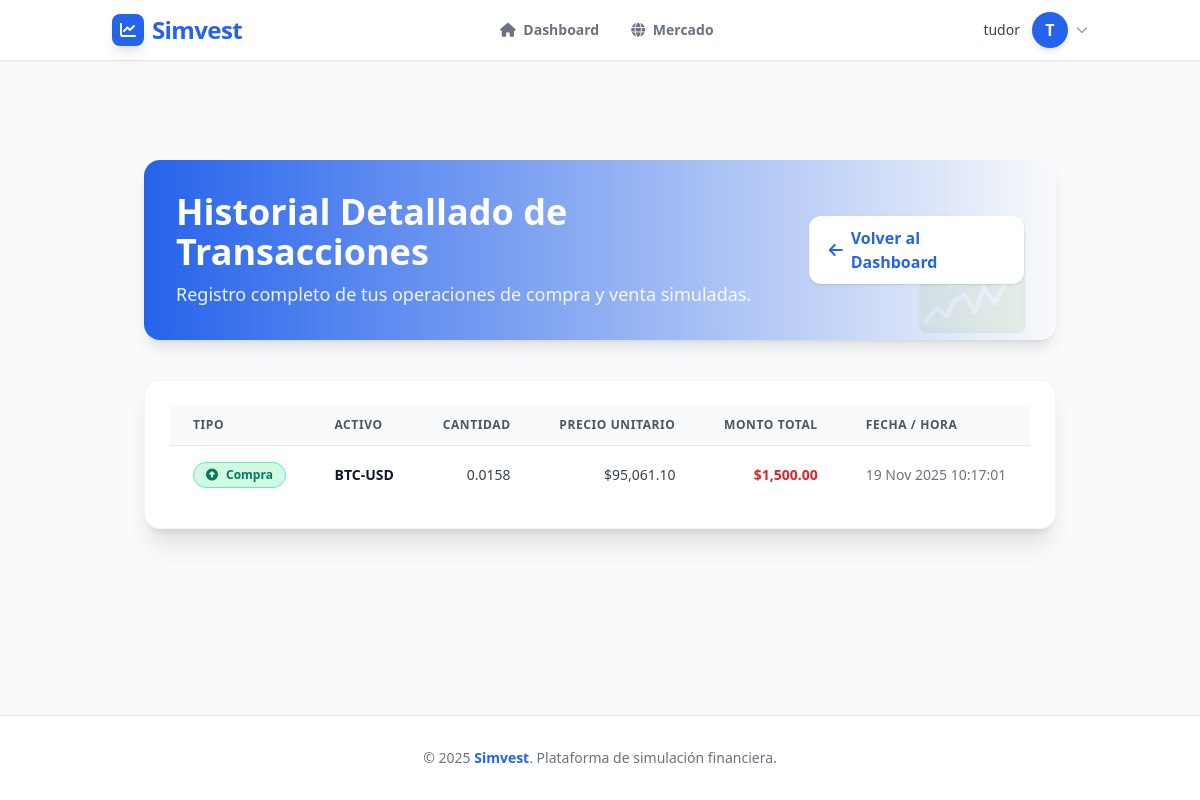
The app's page /dashboard/history (signed in), older data.
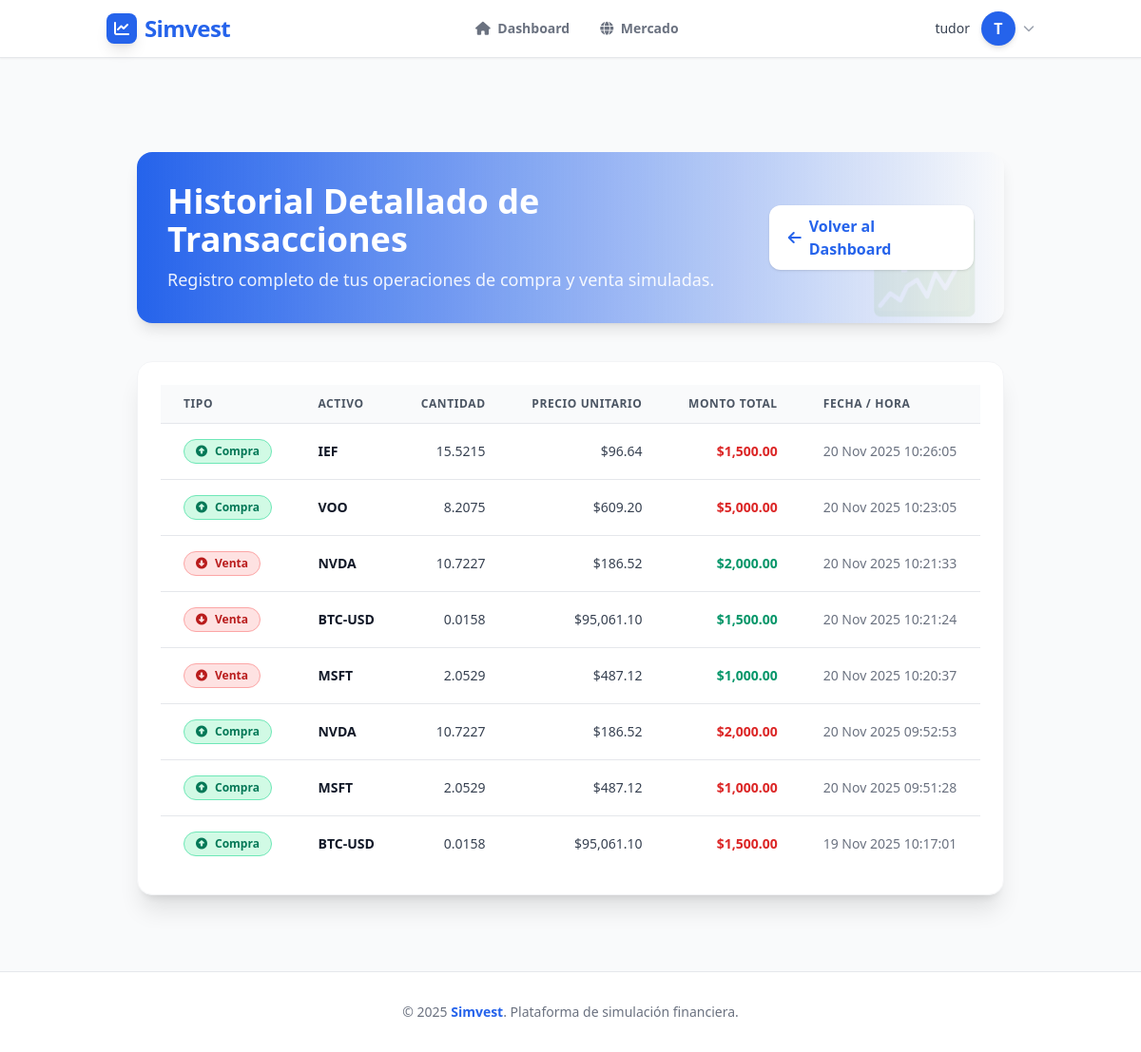
The same page, newer data.
### app/models.py (models this page shows, shortened)
class User(db.Model, UserMixin):
    __tablename__ = 'users'
    id = db.Column(db.Integer, primary_key=True)
    username = db.Column(db.String(20), unique=True, nullable=False)
    email = db.Column(db.String(120), unique=True, nullable=False)
    password_hash = db.Column(db.String(128), nullable=False)  # Cambiado de password a password_hash
    first_name = db.Column(db.String(50))
    last_name = db.Column(db.String(50))
    capital = db.Column(db.Float, nullable=False, default=10000.00)
    created_at = db.Column(db.DateTime, nullable=False, default=datetime.utcnow)
    last_login = db.Column(db.DateTime)
    is_active = db.Column(db.Boolean, default=True)
    is_verified = db.Column(db.Boolean, default=False)
    profile_picture = db.Column(db.String(255))
    bio = db.Column(db.Text)
    language = db.Column(db.String(10), default='es')
    timezone = db.Column(db.String(50), default='UTC')
    role = db.Column(db.String(20), default='user')
    @property
    def password(self):
        raise AttributeError('La contraseña no es un atributo legible')
    @password.setter
    def password(self, password):
        self.set_password(password)

class Transaction(db.Model):
    __tablename__ = 'transactions'
    id = db.Column(db.Integer, primary_key=True)
    user_id = db.Column(db.Integer, db.ForeignKey('users.id'), nullable=False)
    symbol = db.Column(db.String(10), nullable=False)
    type = db.Column(db.String(10), nullable=False)
    quantity = db.Column(db.Float, nullable=False)
    price_per_unit = db.Column(db.Float, nullable=False)
    total_amount = db.Column(db.Float, nullable=False) # quantity * price_per_unit
    timestamp = db.Column(db.DateTime, index=True, default=func.current_timestamp())
    user = db.relationship('User', backref=db.backref('transactions', lazy=True))

### app/controllers/DashboardController.py (the view)
@dashboard_bp.route('/history')
@login_required
def history():
    all_transactions = Transaction.query.filter_by(user_id=current_user.id)\
                                      .order_by(desc(Transaction.timestamp))\
                                      .all()
    return render_template('Dashboard/history.html', transactions=all_transactions)

### app/__init__.py (called while the page is built)
@app.template_filter('currency')
def currency_filter(value):
    try:
        val = float(value)
        return f"${val:,.2f}"
    except (ValueError, TypeError, AttributeError):
        return value

### app/models.py (called while the page is built)
@login_manager.user_loader
def load_user(user_id):
    return db.session.get(User, int(user_id))

### app/templates/Dashboard/history.html (shortened to what this page needs)
{% extends "base.html" %}
{% block content %}
<main class="container mx-auto px-4 sm:px-6 lg:px-8 py-12 space-y-10">
    <header class="flex flex-col sm:flex-row sm:items-center sm:justify-between bg-gradient-to-r from-simvest-blue to-ocean-600 text-white rounded-2xl shadow-lg p-8 relative overflow-hidden">
        <div class="z-10">
            <h1 class="text-3xl sm:text-4xl font-extrabold mb-2">
                Historial Detallado de Transacciones
            </h1>
            <p class="text-lg opacity-90">Registro completo de tus operaciones de compra y venta simuladas.</p>
        </div>
        <div class="z-10 mt-6 sm:mt-0">
            <a href="{{ url_for('dashboard.dashboard') }}"
               class="inline-flex items-center bg-white text-simvest-blue px-5 py-2.5 rounded-xl font-semibold hover:bg-blue-50 shadow transition transform hover:scale-105">
                <i class="fa-solid fa-arrow-left mr-2"></i> Volver al Dashboard
            </a>
        </div>
        <div class="absolute right-0 bottom-0 opacity-10 text-8xl pr-6 pb-4">
        </div>
    </header>
    <section class="bg-white dark:bg-gray-800 rounded-2xl shadow-xl p-6 border border-gray-100 dark:border-gray-700 hover:shadow-2xl transition duration-300">
        {% if transactions %}
        <div class="overflow-x-auto">
            <table class="min-w-full text-sm text-left text-gray-700 dark:text-gray-200 divide-y divide-gray-200 dark:divide-gray-700">
                <thead class="bg-gray-50 dark:bg-gray-700 text-gray-600 dark:text-gray-300 uppercase text-xs font-bold tracking-wider">
                    <tr>
                        <th class="px-6 py-3">Tipo</th>
                        <th class="px-6 py-3">Activo</th>
                        <th class="px-6 py-3 text-right">Cantidad</th>
                        <th class="px-6 py-3 text-right">Precio Unitario</th>
                        <th class="px-6 py-3 text-right">Monto Total</th>
                        <th class="px-6 py-3">Fecha / Hora</th>
                    </tr>
                </thead>
                <tbody class="divide-y divide-gray-200 dark:divide-gray-700">
                    {% for tx in transactions %}
                    {% set tx_color = 'text-emerald-700 bg-emerald-100 border border-emerald-300 dark:text-emerald-300 dark:bg-emerald-900/30 dark:border-emerald-700' if tx.type == 'BUY' else 'text-red-700 bg-red-100 border border-red-300 dark:text-red-300 dark:bg-red-900/30 dark:border-red-700' %}
                    {% set tx_icon = 'fa-circle-up' if tx.type == 'BUY' else 'fa-circle-down' %}
                    <tr class="hover:bg-ocean-50/40 dark:hover:bg-gray-700/40 transition duration-150">
                        <td class="px-6 py-4 whitespace-nowrap">
                            <span class="inline-flex items-center font-bold px-3 py-1 rounded-full text-xs {{ tx_color }}">
                                <i class="fa-solid {{ tx_icon }} mr-2"></i>
                                {{ 'Compra' if tx.type == 'BUY' else 'Venta' }}
                            </span>
                        </td>
                        <td class="px-6 py-4 whitespace-nowrap font-semibold text-gray-900 dark:text-gray-100">{{ tx.symbol }}</td>
                        <td class="px-6 py-4 whitespace-nowrap text-right">{{ "{:,.4f}".format(tx.quantity) }}</td>
                        <td class="px-6 py-4 whitespace-nowrap text-right">{{ tx.price_per_unit | currency }}</td>
                        {% set total_color = 'text-red-600 dark:text-red-400' if tx.type == 'BUY' else 'text-emerald-600 dark:text-emerald-400' %}
                        <td class="px-6 py-4 whitespace-nowrap text-right font-semibold {{ total_color }}">
                            {{ tx.total_amount | currency }}
                        </td>
                        <td class="px-6 py-4 whitespace-nowrap text-gray-500 dark:text-gray-400">
                            {{ tx.timestamp.strftime('%d %b %Y %H:%M:%S') }}
                        </td>
                    </tr>
                    {% endfor %}
                </tbody>
            </table>
        </div>
        {% endif %}
    </section>
</main>
{% endblock %}

### app/templates/base.html (shortened to what this page needs)
<!DOCTYPE html>
<html lang="es" class="scroll-smooth">
<head>
  <script src="https://cdn.tailwindcss.com"></script>
  <link href="https://unpkg.com/aos@2.3.1/dist/aos.css" rel="stylesheet">
  <link rel="stylesheet" href="https://cdnjs.cloudflare.com/ajax/libs/font-awesome/6.4.0/css/all.min.css">
</head>
<body class="font-sans text-simvest-gray bg-simvest-bg dark:bg-simvest-darkbg dark:text-gray-100 transition-colors duration-300">
  <header class="bg-white/90 dark:bg-gray-800/90 backdrop-blur-md shadow-sm fixed w-full top-0 z-50 border-b border-gray-200 dark:border-gray-700 transition-colors duration-300">
    <div class="container mx-auto flex justify-between items-center px-6 py-3">
      <a href="{{ url_for('dashboard.dashboard') }}" class="flex items-center gap-2 group">
        <div class="w-8 h-8 bg-simvest-blue text-white flex items-center justify-center rounded-lg shadow-lg group-hover:rotate-12 transition-transform">
            <i class="fa-solid fa-chart-line"></i>
        </div>
        <span class="text-2xl font-extrabold tracking-tight text-simvest-blue dark:text-simvest-lightblue">
          Simvest
        </span>
      </a>
      {% if current_user.is_authenticated %}
      <nav class="hidden md:flex items-center space-x-8">
          <a href="{{ url_for('dashboard.dashboard') }}"
             class="text-sm font-semibold transition-colors duration-200
             {% if request.endpoint == 'dashboard.dashboard' %} text-simvest-blue dark:text-simvest-lightblue {% else %} text-gray-500 hover:text-simvest-blue dark:text-gray-400 dark:hover:text-white {% endif %}">
             <i class="fa-solid fa-house mr-1"></i> Dashboard
          </a>
          <a href="{{ url_for('market.market') }}"
             class="text-sm font-semibold transition-colors duration-200
             {% if request.endpoint == 'market.market' %} text-simvest-blue dark:text-simvest-lightblue {% else %} text-gray-500 hover:text-simvest-blue dark:text-gray-400 dark:hover:text-white {% endif %}">
             <i class="fa-solid fa-globe mr-1"></i> Mercado
          </a>
      </nav>
      {% endif %}
      <div class="flex items-center gap-4">
        {% if current_user.is_authenticated %}
          <div class="relative ml-3">
            <div>
              <button type="button" onclick="toggleDropdown()" class="flex items-center gap-2 max-w-xs bg-white dark:bg-gray-800 rounded-full focus:outline-none focus:ring-2 focus:ring-offset-2 focus:ring-simvest-blue" id="user-menu-button" aria-expanded="false" aria-haspopup="true">
                <span class="hidden md:block text-sm font-medium text-gray-700 dark:text-gray-200 mr-1">
                    {{ current_user.username }}
                </span>
                {% if current_user.profile_picture %}
                    <img class="h-9 w-9 rounded-full object-cover border border-gray-200 dark:border-gray-600" src="{{ url_for('static', filename='uploads/' + current_user.profile_picture) }}" alt="">
                {% else %}
                    <div class="h-9 w-9 rounded-full bg-simvest-blue text-white flex items-center justify-center font-bold shadow-md">
                        {{ current_user.username[0] | upper }}
                    </div>
                {% endif %}
                <i class="fa-solid fa-chevron-down text-xs text-gray-400"></i>
              </button>
            </div>
          </div>
        {% endif %}
      </div>
    </div>
  </header>
  <main data-aos="fade-up" data-aos-delay="50" class="container mx-auto px-6 py-8">
    {% block content %}{% endblock %}
  </main>
  <footer class="bg-white border-t border-gray-200 dark:bg-simvest-darkbg dark:border-gray-800 text-gray-500 dark:text-gray-400 py-8 mt-auto">
    <div class="container mx-auto px-6 text-center">
      <p class="text-sm">&copy; 2025 <span class="font-bold text-simvest-blue">Simvest</span>. Plataforma de simulación financiera.</p>
    </div>
  </footer>
</body>
</html>

### app/templates/base.html (style rules this page uses)
body { padding-top: 5rem; min-height: 100vh; display: flex; flex-direction: column; }
main { flex: 1; }

Row changes from the older to the newer data that the page shows:
added Transaction: type "Compra", symbol "IEF", quantity "15.5215", price_per_unit "$96.64", total_amount "$1,500.00", timestamp "20 Nov 2025 10:26:05"
added Transaction: type "Compra", symbol "VOO", quantity "8.2075", price_per_unit "$609.20", total_amount "$5,000.00", timestamp "20 Nov 2025 10:23:05"
added Transaction: type "Venta", symbol "NVDA", quantity "10.7227", price_per_unit "$186.52", total_amount "$2,000.00", timestamp "20 Nov 2025 10:21:33"
added Transaction: type "Venta", symbol "BTC-USD", quantity "0.0158", price_per_unit "$95,061.10", total_amount "$1,500.00", timestamp "20 Nov 2025 10:21:24"
added Transaction: type "Venta", symbol "MSFT", quantity "2.0529", price_per_unit "$487.12", total_amount "$1,000.00", timestamp "20 Nov 2025 10:20:37"
added Transaction: type "Compra", symbol "NVDA", quantity "10.7227", price_per_unit "$186.52", total_amount "$2,000.00", timestamp "20 Nov 2025 09:52:53"
added Transaction: type "Compra", symbol "MSFT", quantity "2.0529", price_per_unit "$487.12", total_amount "$1,000.00", timestamp "20 Nov 2025 09:51:28"
